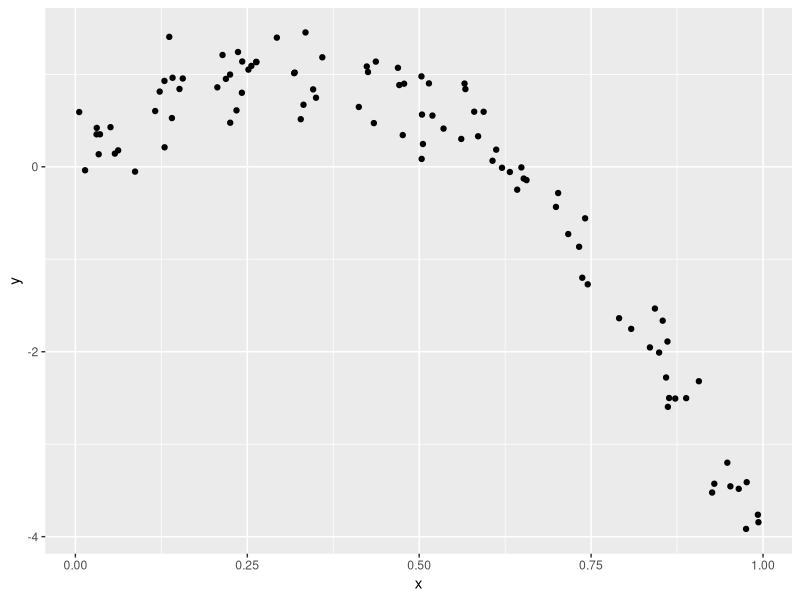
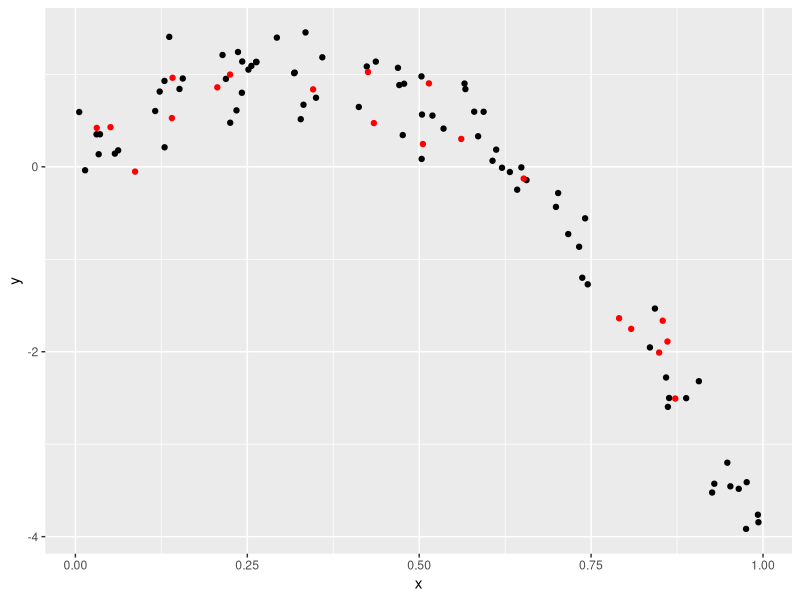
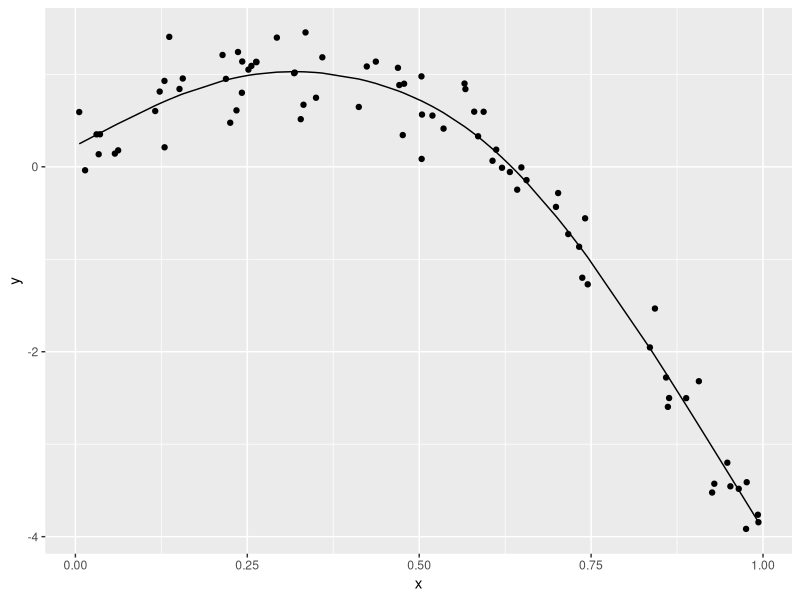

R code for these plots, in order:
## ---- chunk 1
library(tidyverse)
library(modelr)
library(mgcv)
## ---- chunk 2
nonlin_df = 
  tibble(
    id = 1:100,
    x = runif(100, 0, 1),
    y = 1 - 10 * (x - .3) ^ 2 + rnorm(100, 0, .3)
  )

nonlin_df%>%
  ggplot(aes(x=x,y=y))+
  geom_point()
## ---- chunk 3
train_df=sample_n(nonlin_df,80)
test_df=anti_join(nonlin_df,train_df,by="id")

ggplot(train_df,aes(x=x,y=y))+
  geom_point()+
  geom_point(data=test_df,color="red")
## ---- chunk 4
linear_mod=lm(y~x,data=train_df)
smooth_mod=mgcv::gam(y~s(x),data=train_df)
wiggly_mod=mgcv::gam(y~s(x,k=30),sp=10e-6,data=train_df)
## ---- chunk 5
train_df%>%
  add_predictions(smooth_mod)%>%
  ggplot(aes(x=x,y=y))+
  geom_point()+
  geom_line(aes(y=pred))
## ---- chunk 6
rmse(linear_mod,test_df)
rmse(smooth_mod,test_df)
rmse(wiggly_mod,test_df)
## ---- chunk 7
cv_df=
  crossv_mc(nonlin_df,100)



